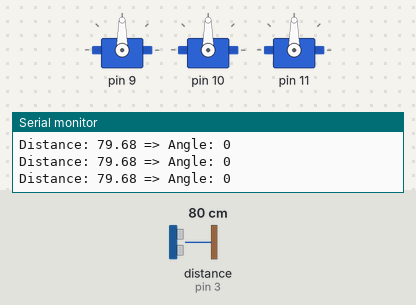
Bench run of a sketch on a simulated Arduino Uno, built with avr-gcc and run on an emulated ATmega328P. Parts: 3 × servo, the last lines printed to the serial monitor. Wiring (inferred from the names in the program): ultrasonic range finder: trigger pin 4; echo pin 3. The inputs (shaded band) are chosen by the test bench; at power-on: distance to the obstacle (sensor on pin 3) 80 cm. The echo pulse lasts 58.3 µs per cm.

Above: at 1.2 s.
1.3 s: distance to the obstacle (sensor on pin 3) set to 49 cm
4.3 s: distance to the obstacle (sensor on pin 3) set to 40 cm
At 5.0 s:
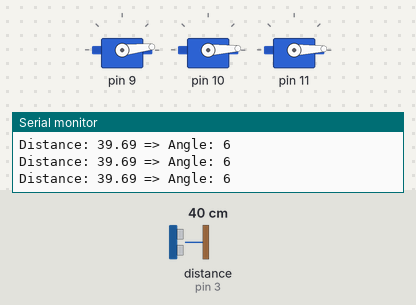
5.8 s: distance to the obstacle (sensor on pin 3) set to 4 cm
At 6.6 s:
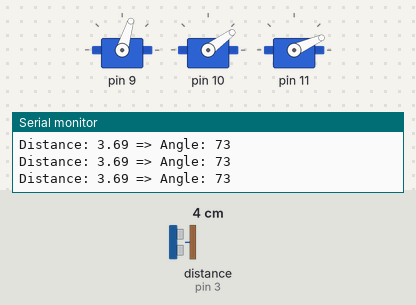
7.3 s: distance to the obstacle (sensor on pin 3) set to 9 cm
At 8.6 s:
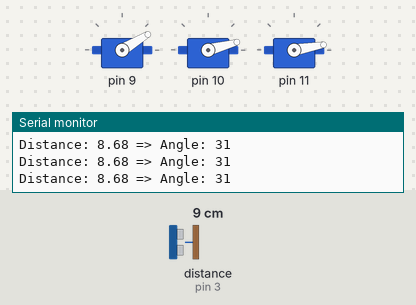
Timing chart, 0 to 9.8 s (numbered marks = the images above; inputs shaded):
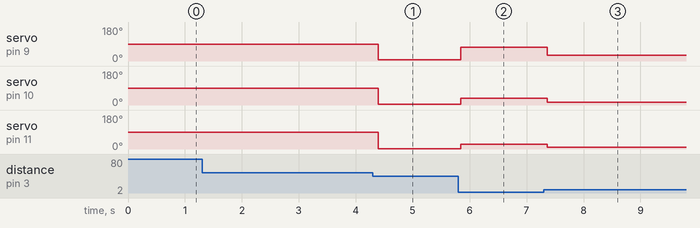

Measured:
- the behaviour switches between 46 and 45 cm on distance to the obstacle (sensor on pin 3) (found by bisection; images 0 and 1)
- after the input at 4.3 s, servo on pin 9: 90° → 6° after 0.10 s; servo on pin 10: 90° → 3° after 0.10 s; servo on pin 11: 90° → 2° after 0.10 s
- after the input at 5.8 s, servo on pin 9: 6° → 73° at once; servo on pin 10: 3° → 36° at once; servo on pin 11: 2° → 24° at once
- after the input at 7.3 s, servo on pin 9: 73° → 31° after 0.07 s; servo on pin 10: 36° → 15° after 0.07 s; servo on pin 11: 24° → 10° after 0.07 s

The sketch:

prototype1.ino
```cpp
#include <Servo.h>

int numServos = 3;
Servo servos[3];  // create servo object to control a servo
// twelve servo objects can be created on most boards
const int trigPin = 4;
const int echoPin = 3;

float duration, distance;

int pos = 0;    // variable to store the servo position
int incr = 1;
int currentAngle = 0;

void setup() {
  for (int i=0; i<numServos;i++){
    servos[i].attach(9+i);

  }
  pinMode(trigPin, OUTPUT);
  pinMode(echoPin, INPUT);
//  Serial.print("Test: ");
  Serial.begin(9600);


}

int getAngleFromDistance() {
  digitalWrite(trigPin, LOW);
  delayMicroseconds(2);
  digitalWrite(trigPin, HIGH);
  delayMicroseconds(10);
  digitalWrite(trigPin, LOW);

  noInterrupts();
  duration = pulseIn(echoPin, HIGH);
  interrupts();

  distance = (duration*.0343)/2;
  Serial.print("Distance: ");
  Serial.print(distance);

  int angle = 0;
  if (distance < 45 && distance >= 3) {
    angle = 270/distance;
  }
  Serial.print(" => Angle: ");
  Serial.println(angle);
  return angle;
}

void loop() {

  int newAngle = getAngleFromDistance();
  if (newAngle != currentAngle){
    for (int i=0; i<numServos;i++){
      servos[i].write(newAngle / (i+1));
    }
    currentAngle = newAngle;
  }

  delay(100);
}
```
